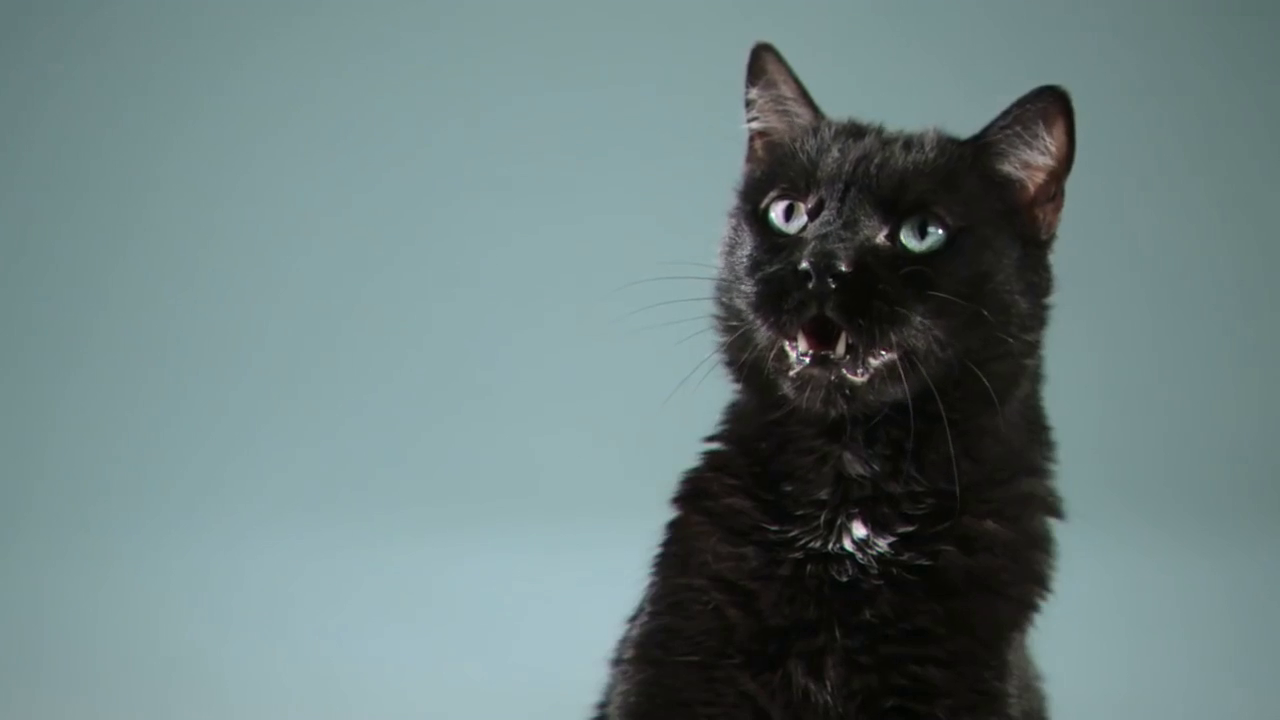
#> input picture frame 11 of videos/cat.mp4, 1280 x 720 px
$ python 1_2Encoder.py
#> lines starting #> are read from the running program, lines starting #| are printed output that depends on the picture
### functions.py
import numpy as np


# 720x1280 becomes 180x320 containing 3600 4x4 macroblocks.
def upper_level(source, target):
    source = np.array(source)
    target = np.array(target)
    Himg1 = [source]
    Himg2 = [target]
    # with lower resolution ,so we search for the macro-blocks matches
    # We go up to level 3
    for i in range(3):
        source = hierarchical_search(source)  # image
        Himg1.append(source)
        target = hierarchical_search(target)
        Himg2.append(target)
    return Himg1, Himg2


# check every macro-block that had movement in every level

def to_lower_level(movement_blocks,hierimg1,hierimg2):
    search = [8, 16]
    for k in range(len(search)):
        image1 = to_macro_blocks(search[k], hierimg1[1-k])
        image2 = to_macro_blocks(search[k], hierimg2[1-k])
        no_movement_blocks = []
        for i in range(len(movement_blocks)):
            if has_motion(image1[movement_blocks[i]], image2[movement_blocks[i]]):
                continue
            else:
                no_movement_blocks.append(i)
        tmp = []
        for i in movement_blocks:
            if i not in no_movement_blocks:
                tmp.append(i)
        movement_blocks = tmp
    return image1, image2, movement_blocks


# Sub sampling function
def hierarchical_search(image):
    image = np.array(image)
    height, width = image.shape
    hierarchicalImage = []
    # Sub-sampling dividing each time by 2 both height and width
    for i in range(0, height, 2):
        for j in range(0, width, 2):
            # In case of an even number
            try:
                hierarchicalImage.append(image[i][j])
            except:
                continue
    hierarchicalImage = np.array(hierarchicalImage)
    # Reshape the on column array to our sub-sampled dimensions
    hierarchicalImage = np.reshape(hierarchicalImage, (int(height/2), int(width/2)))
    return hierarchicalImage


# motion = 10%  movement or higher
def has_motion(macroblock1, macroblock2):
    diff = np.array(macroblock1 - macroblock2)
    height, width = diff.shape
    res = height*width
    count = res - np.count_nonzero(diff)
    if count > 0.9 * res:
        return False
    else:
        return True


def calculate_sad(macro1, macro2):
    sad = 0
    n = macro1.shape[0]
    for i in range(n):
        for j in range(n):
            sad += abs(int(macro1[i, j]) - int(macro2[i, j]))
    return sad


# Find which of the neighbour macro-blocks has the min sad score
def get_sad(mc1, mc2, i):
    block = []
    diff = [calculate_sad(mc2[i], mc1[i])]
    block.append(i)
    width = mc1.shape[1]

    # Right macro-block
    if i + 1 <= width:
        diff.append(calculate_sad(mc2[i], mc1[i + 1]))
        block.append(i + 1)

    # Left macro-block
    if i - 1 >= 0:
        diff.append(calculate_sad(mc2[i], mc1[i - 1]))
        block.append(i - 1)

    # Below macro-block
    if i + width <= width**2:
        diff.append(calculate_sad(mc2[i], mc1[i + width]))
        block.append(i + width)

    # Above macro-block
    if i - width >= 0:
        diff.append(calculate_sad(mc2[i], mc1[i - width]))
        block.append(i - width)

    # Diagonal below right
    if i + width + 1 <= width**2:
        diff.append(calculate_sad(mc2[i], mc1[i + width + 1]))
        block.append(i + width)

    # Diagonal below left
    if i + width - 1 <= width**2:
        diff.append(calculate_sad(mc2[i], mc1[i + width - 1]))
        block.append(i + width)

    # Diagonal above right
    if i - width + 1 >= 0:
        diff.append(calculate_sad(mc2[i], mc1[i - width + 1]))
        block.append(i - width)

    # Diagonal above left
    if i - width - 1 >= 0:
        diff.append(calculate_sad(mc2[i], mc1[i - width - 1]))
        block.append(i - width)

    # Get the index of the neighbour block with the min sad score
    return block[diff.index(min(diff))]


# MacroBlocks to Image
def create_image(height, width, macroblocks):
    c = 1
    for i in range(height):
        tmp = np.array(macroblocks[i * width])
        for j in range(width-1):
            tmp = np.concatenate((tmp, macroblocks[c]), axis=1)
            c += 1
        c += 1
        # In the first iteration set the output as the rebuilt row
        if i == 0:
            output = tmp
        # Else add the new row to the half-rebuilt image
        else:
            output = np.concatenate((output, tmp), axis=0)
    return output


# Split the image into macro-blocks
def to_macro_blocks(k, arr):
    macro_blocks = []
    for i in range(0, arr.shape[0] - k+1, k):
        for j in range(0, arr.shape[1] - k+1, k):
            macro_blocks.append(arr[i:i+k, j:j+k].astype('int32'))
    macro_blocks = np.array(macro_blocks)
    return macro_blocks

### 1_2Encoder.py
import cv2
import pickle
from functions import *

print('Encoding...')
# Load video
video = cv2.VideoCapture('videos/cat.mp4')

# Video attributes
frameCount = int(video.get(cv2.CAP_PROP_FRAME_COUNT))
frameWidth = int(video.get(cv2.CAP_PROP_FRAME_WIDTH))
frameHeight = int(video.get(cv2.CAP_PROP_FRAME_HEIGHT))
fps = int(video.get(cv2.CAP_PROP_FPS))
size = (frameWidth, frameHeight)

# Set the output file
output = cv2.VideoWriter('videos/1_2caterror.avi', cv2.VideoWriter_fourcc(*'MJPG'), fps, size, False)


original_framesList = []
frame_counter = 1
# error frames =  n+1 - n
error_frames = []

# First Frame
success, previous_frame = video.read()
#> previous_frame is the input picture: shape (720, 1280, 3); mean B, G, R 127.5, 127.3, 107.6
previous_frame = cv2.cvtColor(previous_frame, cv2.COLOR_BGR2GRAY)
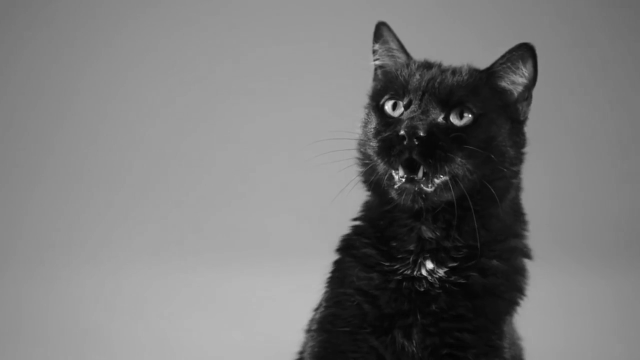
#> previous_frame: shape (720, 1280) (shown at 1/2 size); min 1, max 254, mean 121.5
error_frames.append(previous_frame)
codec = []
while video.isOpened():

    success, current_frame = video.read()

    if not success:
        break

    # RGB TO GREYSCALE
    current_frame = cv2.cvtColor(current_frame, cv2.COLOR_BGR2GRAY)
#> current_frame: shape (720, 1280)
    original_framesList.append(np.array(current_frame, dtype='int8'))

    # Create new Hierarchy level with previous and current frame
    Himg1, Himg2 = upper_level(previous_frame, current_frame)
#> after the loop in upper_level, `for i in range(3):`:
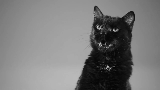
#> source: shape (90, 160); min 3, max 208, mean 121.6
#> after the loop in upper_level, `for i in range(3):`: Himg1 = 4 items
#> Himg1 = 4 items; Himg2 = 4 items

    # Split into macro-blocks the 2 sub-sampled images.
    img_of_macroblocks1 = to_macro_blocks(4, Himg1[2])
#> after the loop in to_macro_blocks, `for i in range(0, arr.shape[0] - k+1, k):`: macro_blocks = 3600 items
    img_of_macroblocks2 = to_macro_blocks(4, Himg2[2])

    # Blocks to be used for the motion compensation
    movement_blocks = []

    # Check which pairs of blocks has motion
    for i in range(len(img_of_macroblocks1)):
        if has_motion(img_of_macroblocks1[i], img_of_macroblocks2[i]):
            movement_blocks.append(i)
#> this loop made 3600 passes
#> (diff in has_motion, count in has_motion) on passes 1 to 3: ([[0, 0, 0, 0], [0, 0, 0, 0], [0, 0, 0, 0], [0, 0, 0, 0]], 16), ([[0, 0, 0, 0], [0, 0, 0, 0], [0, 0, 0, 0], [0, 0, 0, 0]], 16), ([[0, 0, 0, 0], [0, 0, 0, 0], [0, 0, 0, 0], [0, 0, 0, 0]], 16)
#> after the loop, movement_blocks = 2665 values from 6 to 3599

    # Return lower level
    img_of_macroblocks1, img_of_macroblocks2, movement_blocks = to_lower_level(movement_blocks, Himg1, Himg2)
#> movement_blocks = 2604 values from 6 to 3599

    # find max sad value among macro-block neighbors and store its index so we can reconstruct image later
    predicted = []
    for i in range(len(movement_blocks)):
        predicted.append(get_sad(img_of_macroblocks1, img_of_macroblocks2, movement_blocks[i]))
        img_of_macroblocks1[movement_blocks[i]] = img_of_macroblocks1[predicted[i]]
#> this loop made 2604 passes

    # Add to the codec list the movement blocks and the according predicted ones to be used when decoding
    codec.append([predicted, movement_blocks])

    width = int(frameWidth / 16)
    height = int(frameHeight / 16)
    error_frame = create_image(height, width, np.uint8(np.subtract(img_of_macroblocks2, img_of_macroblocks1)))
#> the loop in create_image, `for i in range(height):` made 45 passes
#> pass 3, in create_image, `output = np.concatenate((output, tmp), axis=0)`:
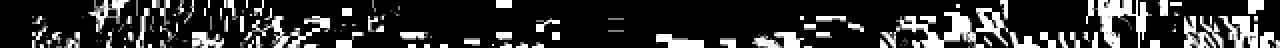
#> output: shape (48, 1280) (shown at 1/2 size); min 0, max 255, mean 49.6
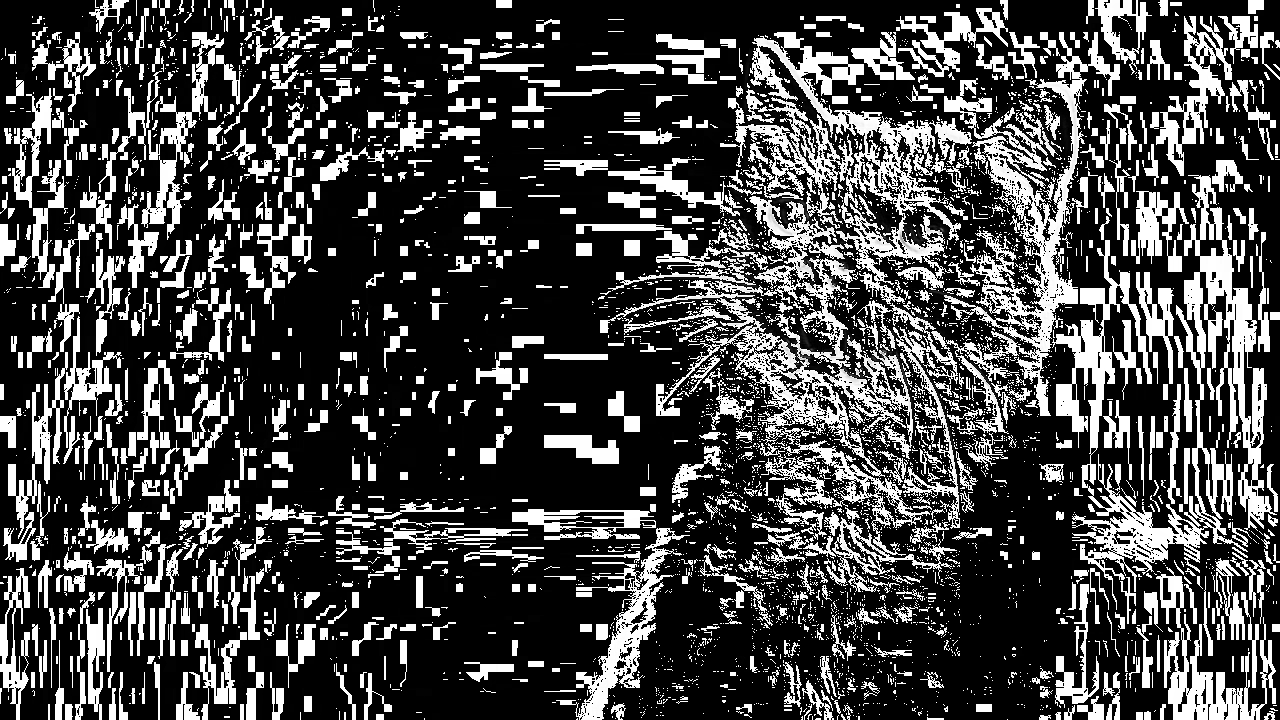
#> error_frame: shape (720, 1280); min 0, max 255, mean 69.4
    output.write(error_frame)
    error_frames.append(error_frame.astype('int8'))

    # Add to the frame counter and set the current frame as the previous one
    frame_counter = frame_counter + 1
    previous_frame = current_frame


video.release()
output.release()
cv2.destroyAllWindows()

# Convert python list to numpy array
error_frames = np.array(error_frames, dtype='int8')

# number of frames, video height, video width, frames per second
attributes = np.array([frameCount, frameHeight, frameWidth, fps], dtype='int64')
error_frames.tofile("encoded_frames.bin")
# number of frames, video height, video width, frames per second to binary file
attributes.tofile("attributes.bin")
# move vectors to binary
vectors = open("Mov_vectors.bin", "wb")
pickle.dump(codec, vectors)
vectors.close()
print('Video decoding is done!')

$ run again, starting later in the video
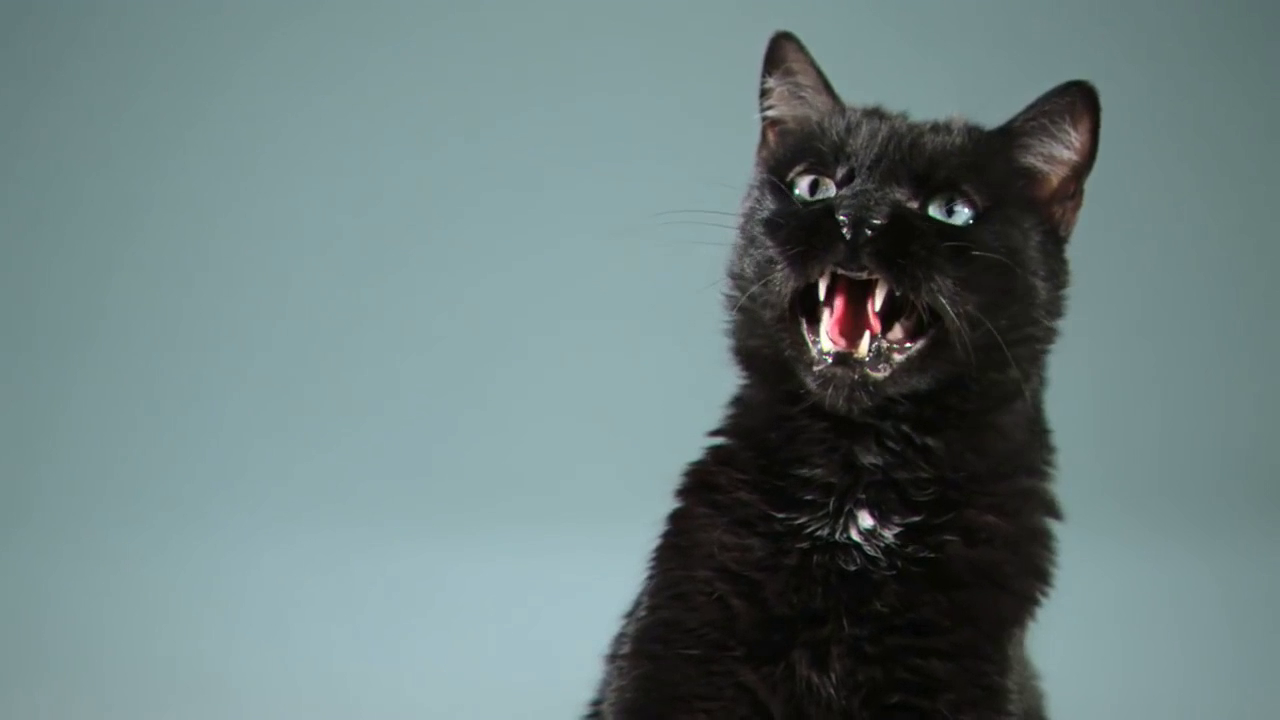
#> input picture frame 52 of videos/cat.mp4, 1280 x 720 px
#> previous_frame is the input picture: shape (720, 1280, 3); mean B, G, R 126.7, 126.5, 107.3
#> previous_frame: shape (720, 1280)
#> current_frame: shape (720, 1280)
#> after the loop in upper_level, `for i in range(3):`:
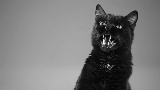
#> source: shape (90, 160); min 3, max 255, mean 120.9
#> after the loop in upper_level, `for i in range(3):`: Himg1 = 4 items
#> after the loop in to_macro_blocks, `for i in range(0, arr.shape[0] - k+1, k):`: macro_blocks = 3600 items
#> the loop `for i in range(len(img_of_macroblocks1)):` made 3600 passes
#> (diff in has_motion, count in has_motion) on passes 1 to 3: ([[0, 0, 0, 0], [0, 0, 0, 0], [0, 0, 0, 0], [0, 0, 0, 0]], 16), ([[0, 0, 0, 0], [0, 0, 0, 0], [0, 0, 0, 0], [0, 0, 0, 0]], 16), ([[2, 2, 1, 0], [2, 2, 1, 0], [2, 1, 1, 0], [0, -1, 0, 0]], 6)
#> after the loop `for i in range(len(img_of_macroblocks1)):`: movement_blocks = 1640 values from 2 to 3597
#> `img_of_macroblocks1, img_of_macroblocks2, movement_blocks = to_lower_l..`: movement_blocks = 1565 values from 2 to 3597
#> the loop `for i in range(len(movement_blocks)):` made 1565 passes
#> `error_frame = create_image(height, width, np.uint8(np.subtract(img_of_..`:
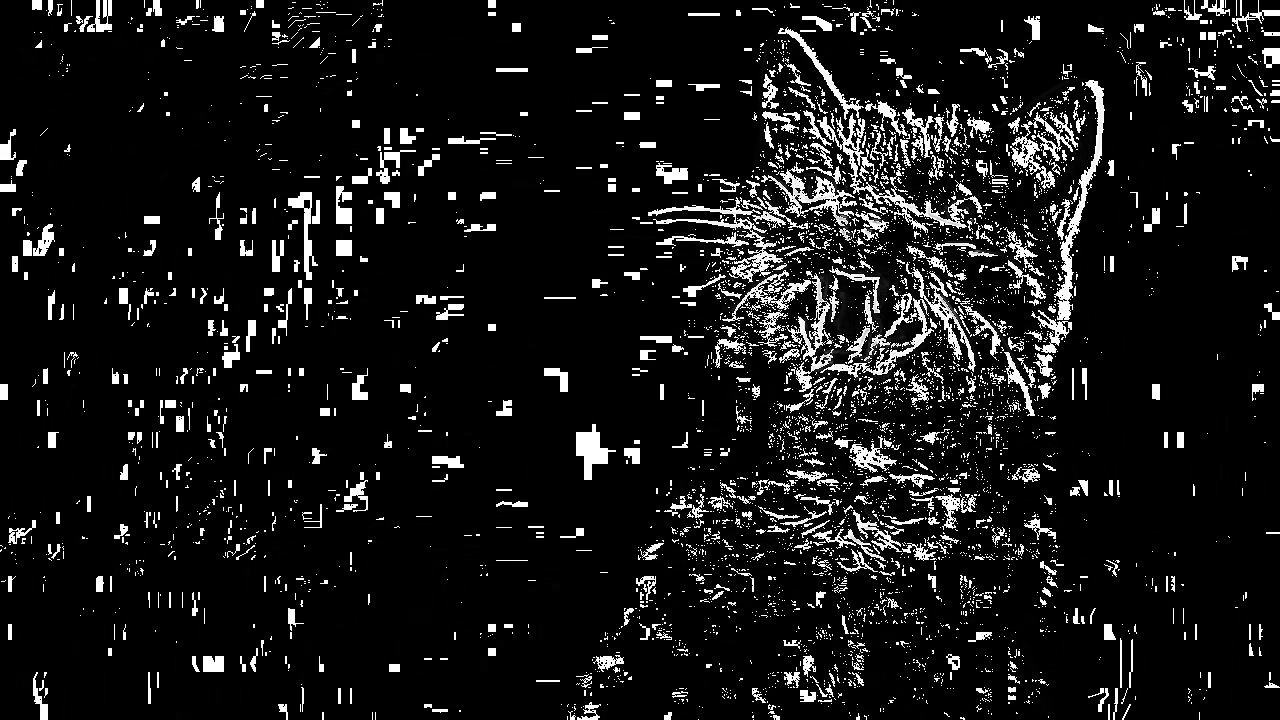
#> error_frame: shape (720, 1280); min 0, max 255, mean 22.6

$ run again, starting later in the video
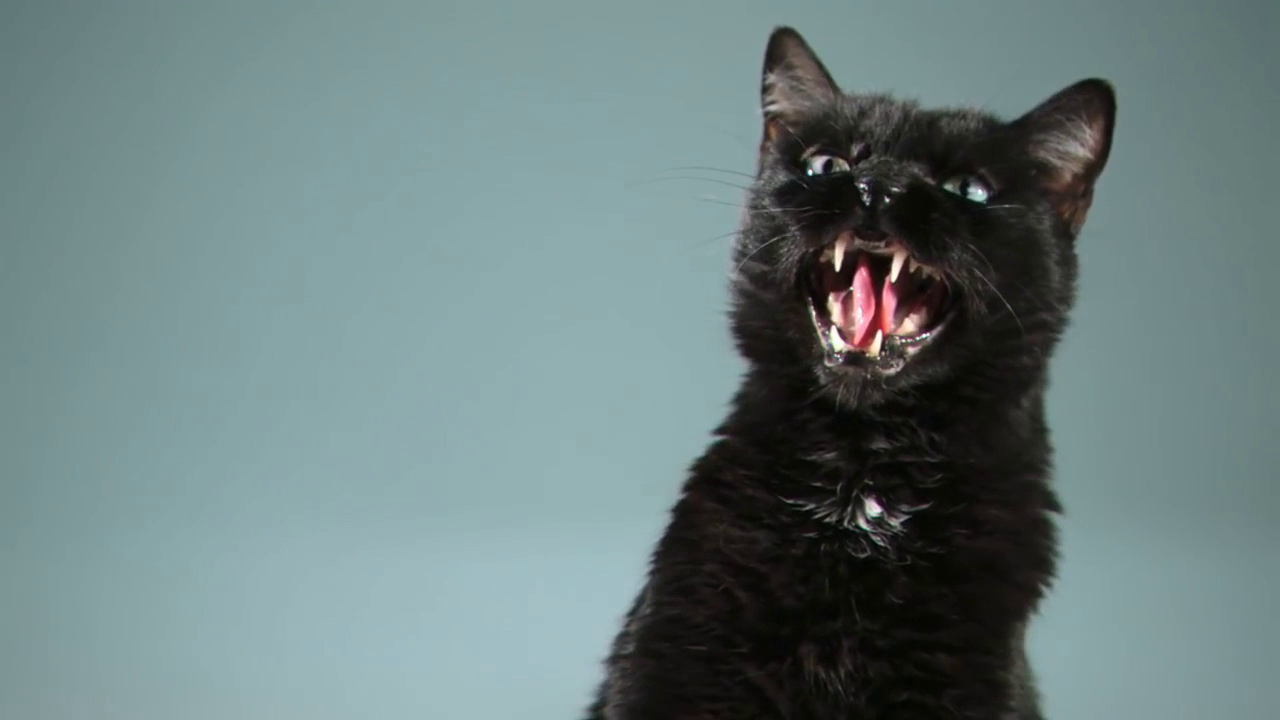
#> input picture frame 92 of videos/cat.mp4, 1280 x 720 px
#> previous_frame is the input picture: shape (720, 1280, 3); mean B, G, R 126.6, 126.5, 107.5
#> previous_frame: shape (720, 1280)
#> current_frame: shape (720, 1280)
#> after the loop in upper_level, `for i in range(3):`:
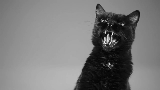
#> source: shape (90, 160); min 2, max 251, mean 120.9
#> after the loop in upper_level, `for i in range(3):`: Himg1 = 4 items
#> after the loop in to_macro_blocks, `for i in range(0, arr.shape[0] - k+1, k):`: macro_blocks = 3600 items
#> the loop `for i in range(len(img_of_macroblocks1)):` made 3600 passes
#> (diff in has_motion, count in has_motion) on passes 1 to 3: ([[0, 0, 0, 0], [0, 0, 0, 0], [0, 0, 0, 0], [0, 0, 0, 0]], 16), ([[0, 0, 0, 0], [0, 0, 0, 0], [0, 3, 0, 0], [0, 2, 0, 1]], 13), ([[0, 0, 0, 0], [0, 0, 0, 0], [0, 0, 0, 0], [1, 0, 0, 0]], 15)
#> after the loop `for i in range(len(img_of_macroblocks1)):`: movement_blocks = 1708 values from 1 to 3598
#> `img_of_macroblocks1, img_of_macroblocks2, movement_blocks = to_lower_l..`: movement_blocks = 1631 values from 1 to 3598
#> the loop `for i in range(len(movement_blocks)):` made 1631 passes
#> `error_frame = create_image(height, width, np.uint8(np.subtract(img_of_..`:
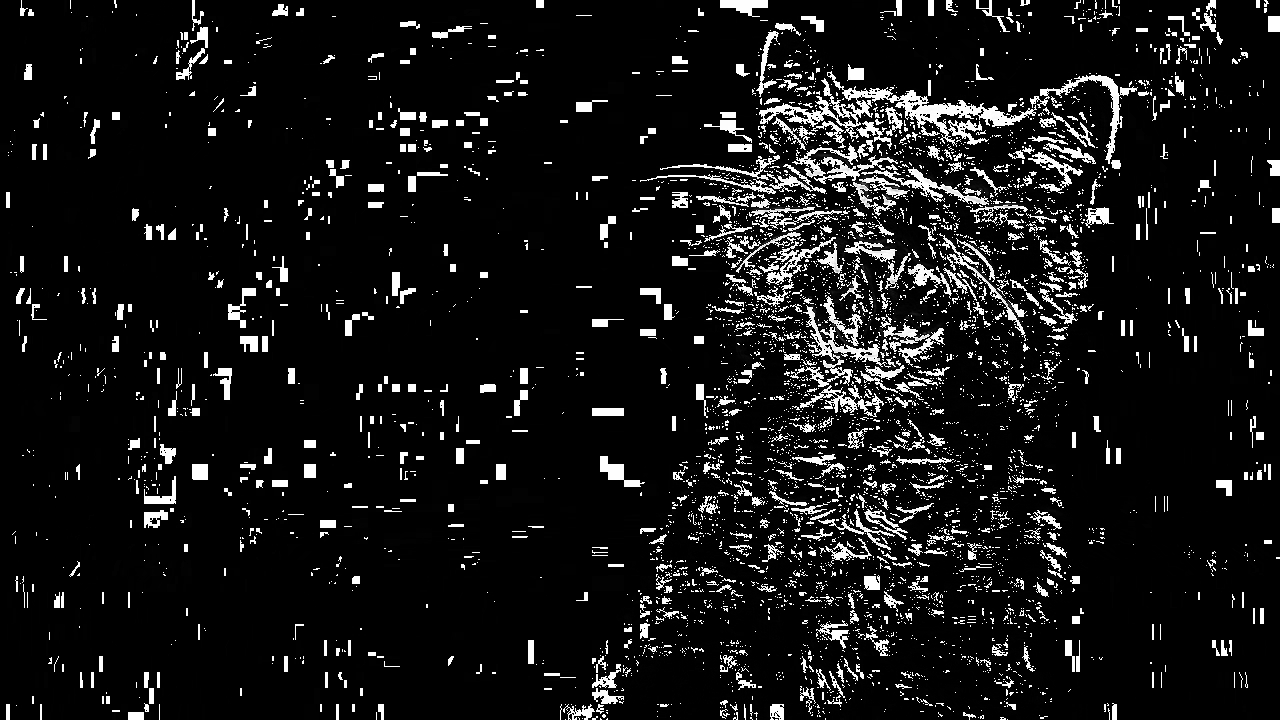
#> error_frame: shape (720, 1280); min 0, max 255, mean 21.8
